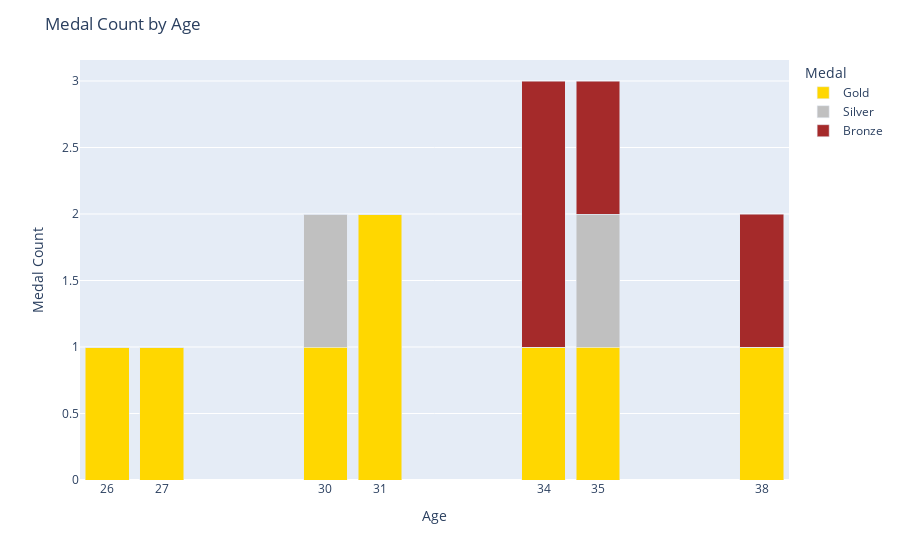

Source (notebook cell):
### Code cell
# Display the bar chart
update_bar_chart(gender_dropdown.value, sport_dropdown.value, country_dropdown.value)

### Figure 1 — Plotly figure (JSON) as saved in the notebook; plotly's stock layout.template omitted (floating-point values rounded to 4 significant figures)
{"data": [{"alignmentgroup": "True", "customdata": [[1], [1], [2], [2], [3], [3], [2]], "hovertemplate": "Medal=Gold<br>Age=%{x}<br>Medal Count=%{y}<br>Total=%{customdata[0]}<extra></extra>", "legendgroup": "Gold", "marker": {"color": "gold", "pattern": {"shape": ""}}, "name": "Gold", "offsetgroup": "Gold", "orientation": "v", "showlegend": true, "textposition": "auto", "type": "bar", "x": [26, 27, 30, 31, 34, 35, 38], "xaxis": "x", "y": [1, 1, 1, 2, 1, 1, 1], "yaxis": "y"}, {"alignmentgroup": "True", "customdata": [[1], [1], [2], [2], [3], [3], [2]], "hovertemplate": "Medal=Silver<br>Age=%{x}<br>Medal Count=%{y}<br>Total=%{customdata[0]}<extra></extra>", "legendgroup": "Silver", "marker": {"color": "silver", "pattern": {"shape": ""}}, "name": "Silver", "offsetgroup": "Silver", "orientation": "v", "showlegend": true, "textposition": "auto", "type": "bar", "x": [26, 27, 30, 31, 34, 35, 38], "xaxis": "x", "y": [0, 0, 1, 0, 0, 1, 0], "yaxis": "y"}, {"alignmentgroup": "True", "customdata": [[1], [1], [2], [2], [3], [3], [2]], "hovertemplate": "Medal=Bronze<br>Age=%{x}<br>Medal Count=%{y}<br>Total=%{customdata[0]}<extra></extra>", "legendgroup": "Bronze", "marker": {"color": "brown", "pattern": {"shape": ""}}, "name": "Bronze", "offsetgroup": "Bronze", "orientation": "v", "showlegend": true, "textposition": "auto", "type": "bar", "x": [26, 27, 30, 31, 34, 35, 38], "xaxis": "x", "y": [0, 0, 0, 0, 2, 1, 1], "yaxis": "y"}], "layout": {"barmode": "stack", "legend": {"title": {"text": "Medal"}, "tracegroupgap": 0}, "margin": {"t": 60}, "title": {"text": "Medal Count by Age"}, "xaxis": {"anchor": "y", "domain": [0, 1], "tickmode": "array", "ticktext": [26, 27, 30, 31, 34, 35, 38], "tickvals": [26, 27, 30, 31, 34, 35, 38], "title": {"text": "Age"}}, "yaxis": {"anchor": "x", "domain": [0, 1], "title": {"text": "Medal Count"}}}}
